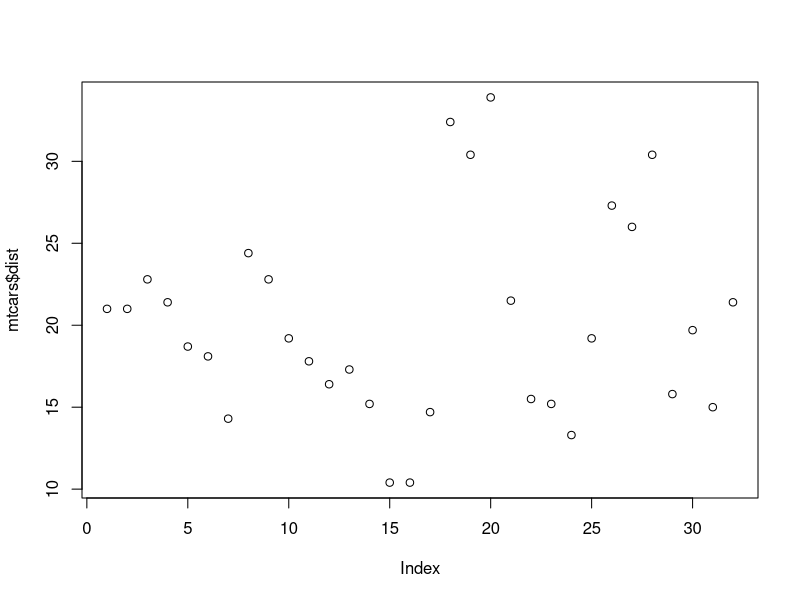
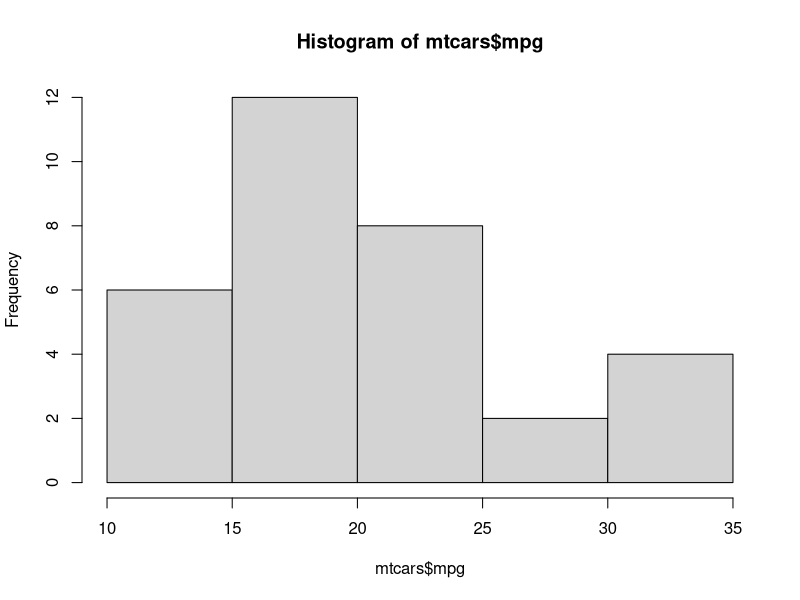

Generate these figures, in order, with R:
## ---- chunk 1
#| echo: false
#| cr: sticky

plot(mtcars$mpg, mtcars$dist)
## ---- chunk 2
#| echo: true
#| cr: sticky

hist(mtcars$mpg)
